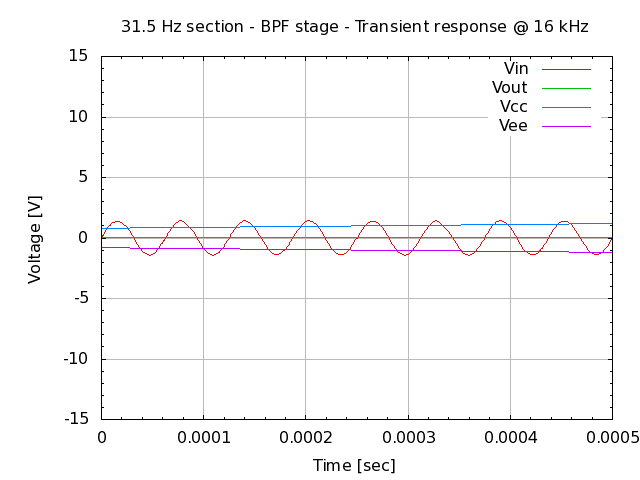

Write gnuplot code to recreate this figure.
# setup terminal
set term png

# setup graph
set output "26.000.00.02.09-2.png"
set title "31.5 Hz section - BPF stage - Transient response @ 16 kHz"

# setup Y-axis
set yrange [-15:15]
set grid ytics lt 1 lw 1 lc rgb "#bbbbbb"
set mytics
set ylabel "Voltage [V]"

# setup X-axis
set grid xtics lt 1 lw 1 lc rgb "#bbbbbb"
set mxtics
set xrange [0:0.0005]
set xlabel "Time [sec]"

# setup plot style
set style data lines
plot '26.000.00.02.09.dat' using 1:2 title "Vin", \
     '26.000.00.02.09.dat' using 1:3 title "Vout", \
     '26.000.00.02.09.dat' using 1:4 title "Vcc", \
     '26.000.00.02.09.dat' using 1:5 title "Vee"

# set output back to default
set output

# reset terminal type
set terminal pop
